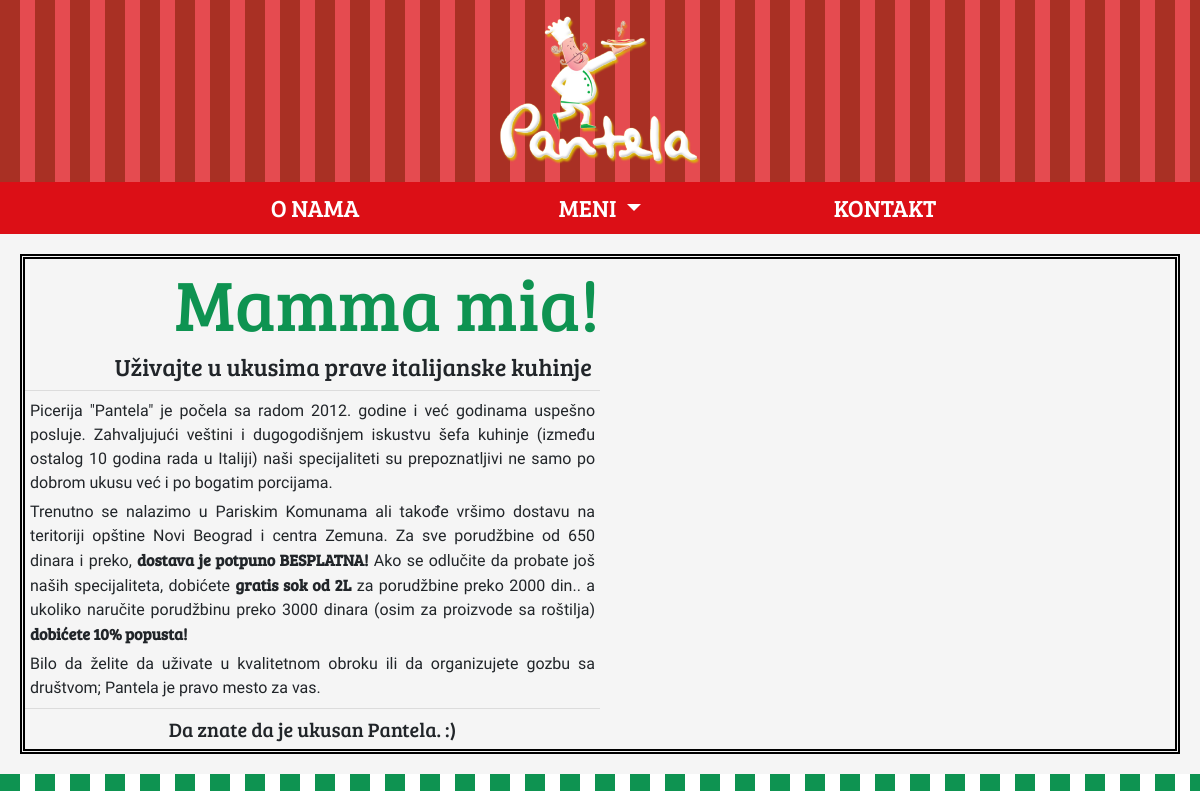
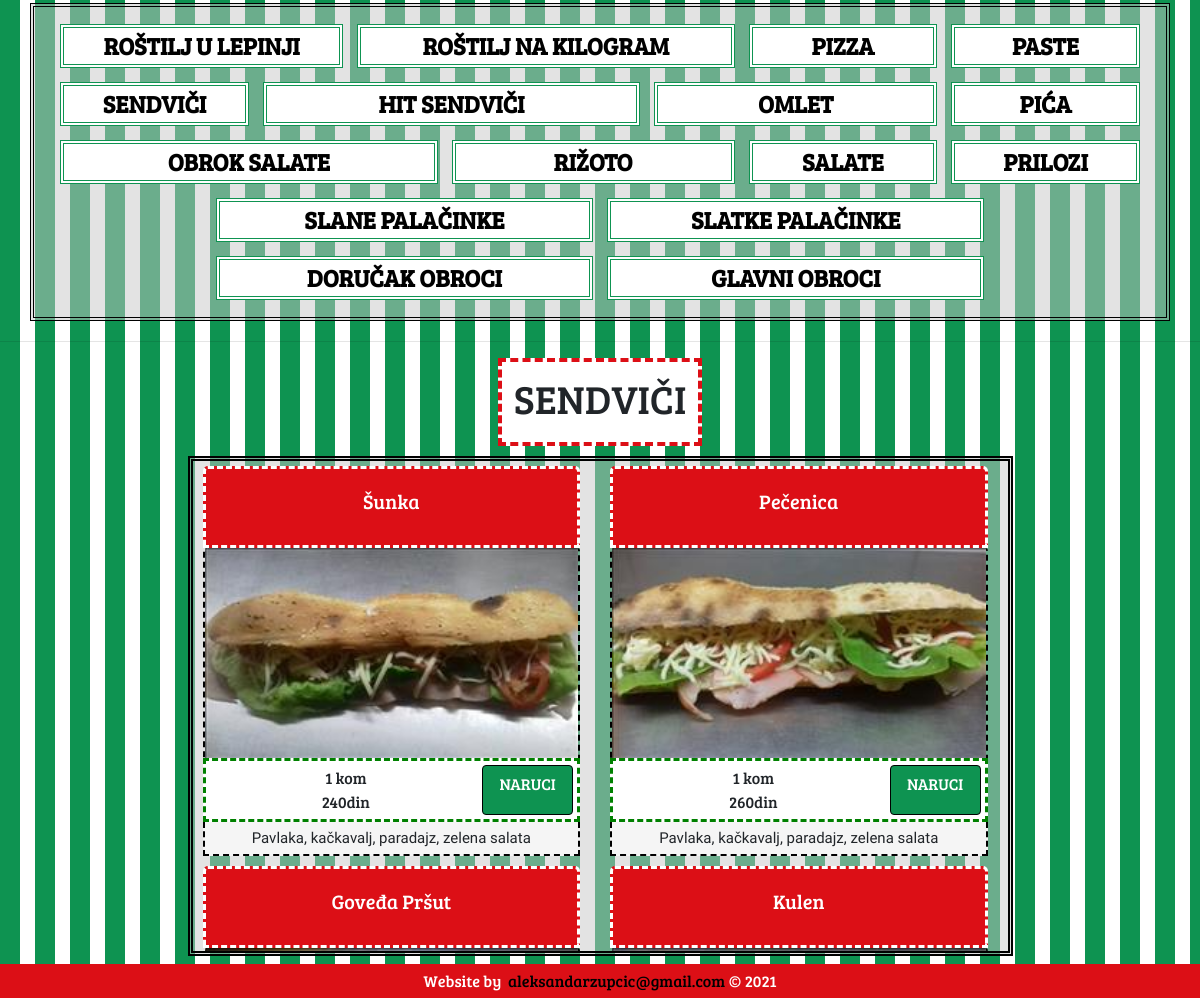
The page /index.php?menu=sendvic on the database its author committed (2 pictures, top to bottom).
### tables this page shows
CREATE TABLE `menu_list` (
  `Id` int(11) NOT NULL,
  `Naziv` varchar(40) NOT NULL,
  `Alias` varchar(40) NOT NULL
);

CREATE TABLE `sendvic` (
  `Id` int(11) NOT NULL,
  `Naziv` varchar(40) NOT NULL,
  `Slika` text NOT NULL,
  `Dodatno` text NOT NULL
);

CREATE TABLE `cenovnik` (
  `Id` int(11) NOT NULL,
  `Kolicina` varchar(20) NOT NULL,
  `Cena` int(11) NOT NULL,
  `Tip` varchar(40) NOT NULL,
  `Proizvod` int(11) NOT NULL
);

### php/menu_item.php (the view, shortened to what this page needs)
<?php
    $where_from = $_GET["menu"];
    $query = "SELECT * FROM $where_from";
    $menu_items = mysqli_query($conn, $query);
    while($item = mysqli_fetch_assoc($menu_items)){
?>
<div class = "col-lg-6">
    <div class="card">
        <div class="card-body menu-title text-center">
            <h5 class="card-title">
                <?= $item["Naziv"]; ?>
            </h5>
        </div>
        <?php if($item["Slika"] !== ''): ?>
        <img class = "card-img-top menu-img"
            src = "<?="img/".$where_from."/".$item["Slika"];?>"
            alt="Card image cap"/>
        <?php endif; ?>
        <div class = "menu-pricing p-1">
            <div class = "row no-gutters">
                <div class = "col-sm-9">
                    <table class = "w-100 text-center">
                        <tbody>
                            <tr>
                                <?php
                                    $query = "SELECT c.Kolicina, c.Cena FROM cenovnik AS c WHERE c.proizvod = ".$item["Id"]." AND c.tip = '".$where_from."'";
                                    $item_price = mysqli_query($conn, $query);
                                    while($price = mysqli_fetch_assoc($item_price)){
                                        echo "<td>";
                                            echo '<a>';
                                                echo '<span class = "menu-price">'.$price["Kolicina"].'</span>';
                                                echo '<br/>'.$price["Cena"].'din';
                                            echo '</a>';
                                        echo "</td>";
                                    }
                                ?>
                            </tr>
                    </table>
                </div>
                <div class = "col-sm-3 d-flex justify-items-center">
                    <a name = "" id="" class="btn btn-primary naruci w-100" href = "tel:0613181898" role="button">
                        NARUCI
                    </a>
                </div>
            </div>
        </div>
        <?php if(isset($item["Dodatno"])): ?>
        <div class = "dodatno">
            <p>
                <?= $item["Dodatno"]; ?>
            </p>
        </div>
        <?php endif; ?>
    </div>
</div>
<?php } ?>

### php/menu_display.php (shortened to what this page needs)
<?php include "connect.php"; ?>
<div class = "main-title">
    <?php
        $get_name_sql = "SELECT Naziv FROM menu_list WHERE Alias = '".$_GET["menu"]."'";
        $get_name = mysqli_query($conn, $get_name_sql);
        echo "<h1>".mysqli_fetch_row($get_name)[0]."</h1>";
    ?>
</div>
<div class = "container my-2">
    <div class = "row">
        <div class = "col-lg-9 mx-auto">
            <div class = "menu-options">
                <div class = "container">
                    <div class = "row">
                        <?php include "menu_item.php"; ?>
                    </div>
                </div>
            </div>
        </div>
    </div>
</div>

### styles/color-scheme.css (style rules this page uses)
:root { --pantela-red: rgba(220, 15, 22); --pantela-green: rgba(14, 147, 81); }

### styles/main.css (style rules this page uses)
body { background: repeating-linear-gradient( 90deg, var(--pantela-green), var(--pantela-green) 20px, white 10px, white 35px); }
a { color: black; cursor: pointer !important; }
.main-title { text-align: center; border: 4px dashed; padding: 12px; width: fit-content; margin: 10px auto; border-color: var(--pantela-red); background-color: white; text-transform: uppercase !important; font-weight: bold; }

### styles/pg-meni.css (style rules this page uses)
.menu-options { background-color: rgba(200, 200, 200, 0.5); overflow-y: auto; max-height: 500px; border: 5px double black; }
.menu-options .card { margin: 5px; margin-left: -5px; border: none; background: none; }
.menu-title { background-color: var(--pantela-red); border: 3px dashed white; border-top-left-radius: 5px; border-top-right-radius: 5px; }
.menu-title h5 { color: white; font-size: 20px !important; }
.menu-img { border: 2px dashed black; border-top: none; border-bottom: none; }
.menu-pricing { border: 3px dashed green; background: white; }
.menu-pricing a { width: 100%; display: inline-block; }
.naruci { background-color: var(--pantela-green); border-color: black; }
.dodatno { background-color: whitesmoke; padding: 5px; border: 2px dashed black; border-top: none; }
.dodatno p { margin: 0; font-size: 15px; text-align: center; }

### styles/media-queries.css (style rules this page uses)
@media only screen and (min-width: 992px) { .menu-img { height: 210px; } }

### rows shown on the page
menu_list: Naziv "SENDVIČI"
sendvic: Naziv "Šunka", Slika (picture), Dodatno "Pavlaka, kačkavalj, paradajz, zelena salata"
cenovnik: Kolicina "1 kom", Cena "240"
sendvic: Naziv "Pečenica", Slika (picture), Dodatno "Pavlaka, kačkavalj, paradajz, zelena salata"
cenovnik: Kolicina "1 kom", Cena "260"
sendvic: Naziv "Goveđa Pršut", Slika (picture)
sendvic: Naziv "Kulen", Slika (picture)
